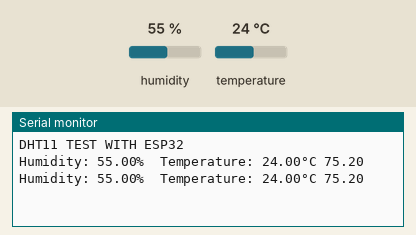
This sketch was run on a simulated ESP32. Shown: the last lines printed to the serial monitor. Inputs (shaded band) come from the test bench; at power-on: humidity 55 %, temperature 24 °C.

Above: at 4.8 s.
4.9 s: humidity set to 22 %
At 7.5 s:
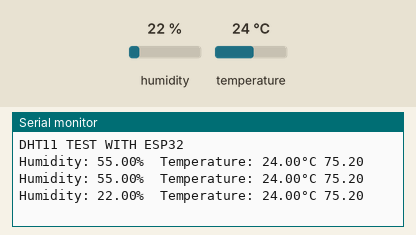
7.9 s: temperature set to 12 °C
At 8.7 s:
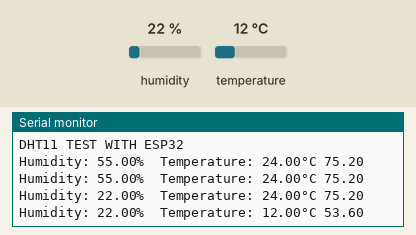
10.9 s: humidity set to 40 %
At 13.4 s:
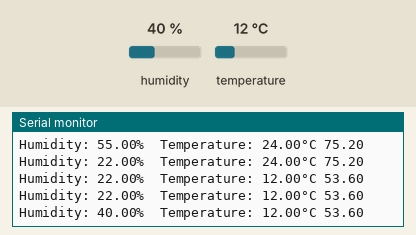
Timing chart, 0 to 14.9 s (numbered marks = the images above; inputs shaded):
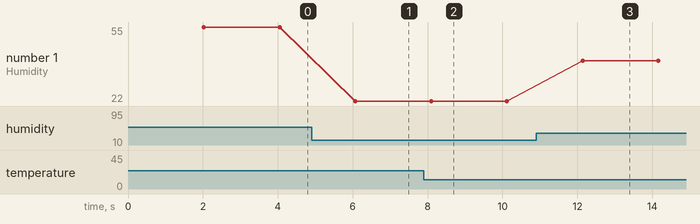

The sketch:

dht_test.ino
```cpp
#include "DHT.h"
#define DHTPIN 23     // Digital pin connected to the DHT sensor
#define DHTTYPE DHT11   // DHT 11
DHT dht(DHTPIN, DHTTYPE);

void setup()
{
  Serial.begin(9600);
  Serial.println("DHT11 TEST WITH ESP32");
  dht.begin();
}

void loop()
{
  delay(2000);
  // Reading temperature or humidity takes about 250 milliseconds!
  // Sensor readings may also be up to 2 seconds 'old' (its a very slow sensor)
  float h = dht.readHumidity();
  // Read temperature as Celsius (the default)
  float t = dht.readTemperature();
  // Read temperature as Fahrenheit (isFahrenheit = true)
  float f = dht.readTemperature(true);

  // Check if any reads failed and exit early (to try again).
  if (isnan(h) || isnan(t) || isnan(f))
  {
    Serial.println(F("Failed to read from DHT sensor!"));
    return;
  }
  Serial.print("Humidity: ");
  Serial.print(h);
  Serial.print("%  Temperature: ");
  Serial.print(t);
  Serial.print("°C ");
  Serial.println(f);

}
```

Measured:
- after the input at 4.9 s, the serial monitor: prints a new line after 1.2 s (image 1)
- after the input at 7.9 s, the serial monitor: prints a new line after 0.19 s (image 2)
- after the input at 10.9 s, the serial monitor: prints a new line after 1.2 s (image 3)
- plotted number 1: 55 → 22 after the input at 4.9 s, 22 → 40 after the input at 10.9 s
